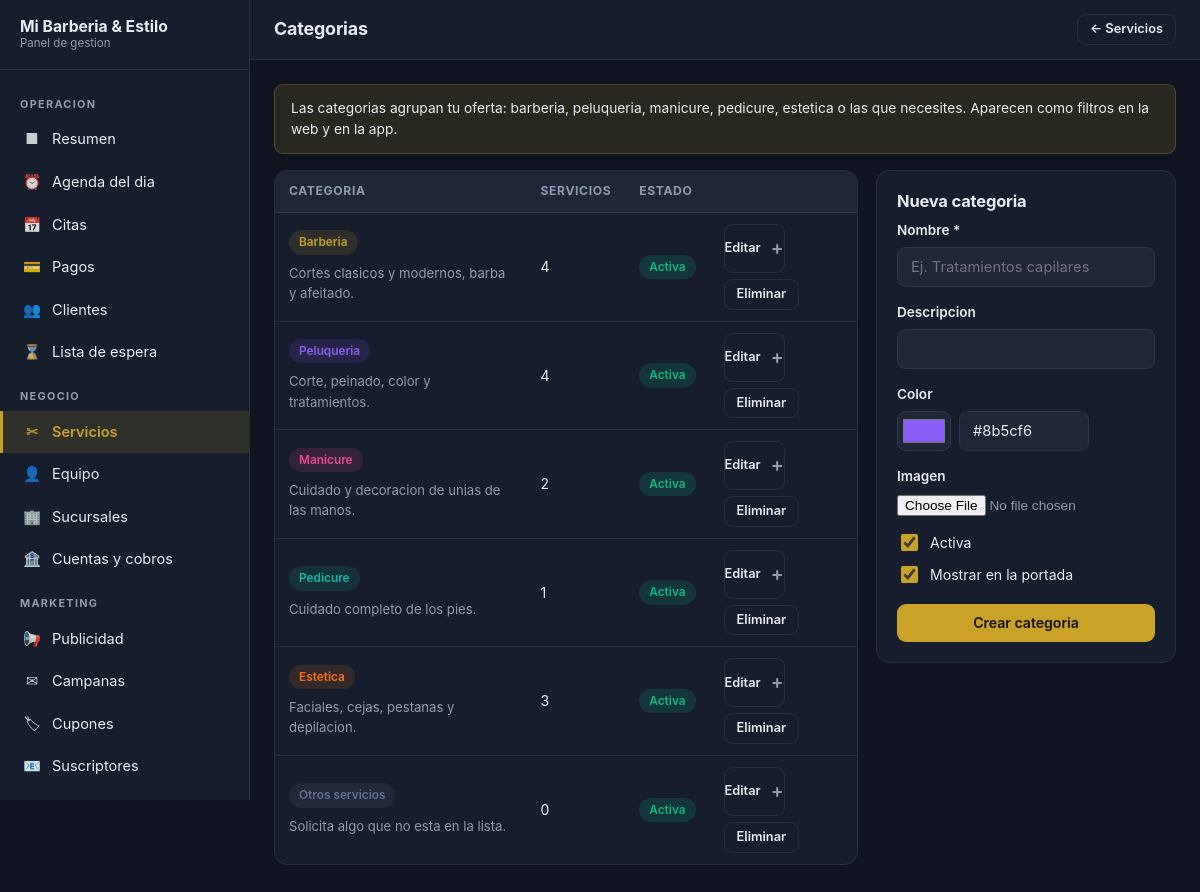
Page /panel/servicios/categorias (signed in) on the committed database.
### tables this page shows
CREATE TABLE `service_categories` (
  `id` int(10) unsigned NOT NULL AUTO_INCREMENT,
  `name` varchar(100) NOT NULL,
  `slug` varchar(120) NOT NULL,
  `description` varchar(500) NOT NULL DEFAULT '',
  `icon` varchar(60) NOT NULL DEFAULT '' COMMENT 'Nombre del icono en la interfaz',
  `color` varchar(7) NOT NULL DEFAULT '#8b5cf6',
  `image_path` varchar(255) NOT NULL DEFAULT '',
  `is_active` tinyint(1) NOT NULL DEFAULT 1,
  `show_on_home` tinyint(1) NOT NULL DEFAULT 1,
  `sort_order` smallint(6) NOT NULL DEFAULT 0,
  `created_at` datetime NOT NULL,
  `updated_at` datetime NOT NULL,
  `deleted_at` datetime DEFAULT NULL,
  PRIMARY KEY (`id`),
  UNIQUE KEY `uq_categories_slug` (`slug`),
  KEY `idx_categories_active` (`is_active`,`sort_order`)
);

### app/Views/admin/services/categories.php (the view, shortened to what the rows shown need)
<div class="grid grid--sidebar">
    <div class="card card--flush">
        <?php if ($categories === []): ?>
            <div class="empty-state"><p>Aun no hay categorias.</p></div>
        <?php else: ?>
            <div class="table-wrap">
                <table class="data">
                    <thead><tr><th>Categoria</th><th>Servicios</th><th>Estado</th><th></th></tr></thead>
                    <tbody>
                        <?php foreach ($categories as $category): ?>
                            <tr>
                                <td>
                                    <span class="pill" style="background: <?= e($category['color']) ?>22; color: <?= e($category['color']) ?>">
                                        <?= e($category['name']) ?>
                                    </span>
                                    <?php if ((string) $category['description'] !== ''): ?>
                                        <div class="text-small text-muted mt-1"><?= e(str_limit((string) $category['description'], 70)) ?></div>
                                    <?php endif; ?>
                                </td>
                                <td><?= (int) $category['service_count'] ?></td>
                                <td>
                                    <?php if ((bool) $category['is_active']): ?>
                                        <span class="pill pill--success">Activa</span>
                                    <?php else: ?>
                                        <span class="pill pill--danger">Oculta</span>
                                    <?php endif; ?>
                                </td>
                                <td>
                                    <div class="actions">
                                        <details class="collapsible">
                                            <summary class="btn btn--ghost btn--sm">Editar</summary>
                                        </details>
                                        <form method="post" data-confirm="Eliminar esta categoria?"
                                              action="<?= e(url('/panel/servicios/categorias/' . (int) $category['id'] . '/eliminar')) ?>">
                                            <button type="submit" class="btn btn--ghost btn--sm">Eliminar</button>
                                        </form>
                                    </div>
                                </td>
                            </tr>
                        <?php endforeach; ?>
                    </tbody>
                </table>
            </div>
        <?php endif; ?>
    </div>
</div>

### rows in the picture
service_categories: name "Barberia", description "Cortes clasicos y modernos, barba y afeitado.", service_count "4", is_active "Activa"
service_categories: name "Peluqueria", description "Corte, peinado, color y tratamientos.", service_count "4", is_active "Activa"
service_categories: name "Manicure", description "Cuidado y decoracion de unias de las manos.", sort_order "2", is_active "Activa"
service_categories: name "Pedicure", description "Cuidado completo de los pies.", service_count "1", is_active "Activa"
service_categories: name "Estetica", description "Faciales, cejas, pestanas y depilacion.", service_count "3", is_active "Activa"
service_categories: name "Otros servicios", description "Solicita algo que no esta en la lista.", service_count "0", is_active "Activa"

### other values in the picture
str_limit($businessName, 22) "Mi Barberia & Estilo"
$groupLabel "OPERACION"
$item['icon'] "■"
$item['label'] "Resumen"
$item['icon'] "⏰"
$item['label'] "Agenda del dia"
$item['icon'] "📅"
$item['label'] "Citas"
$item['icon'] "💳"
$item['label'] "Pagos"
$item['icon'] "👥"
$item['label'] "Clientes"
$item['icon'] "⌛"
$item['label'] "Lista de espera"
$groupLabel "NEGOCIO"
